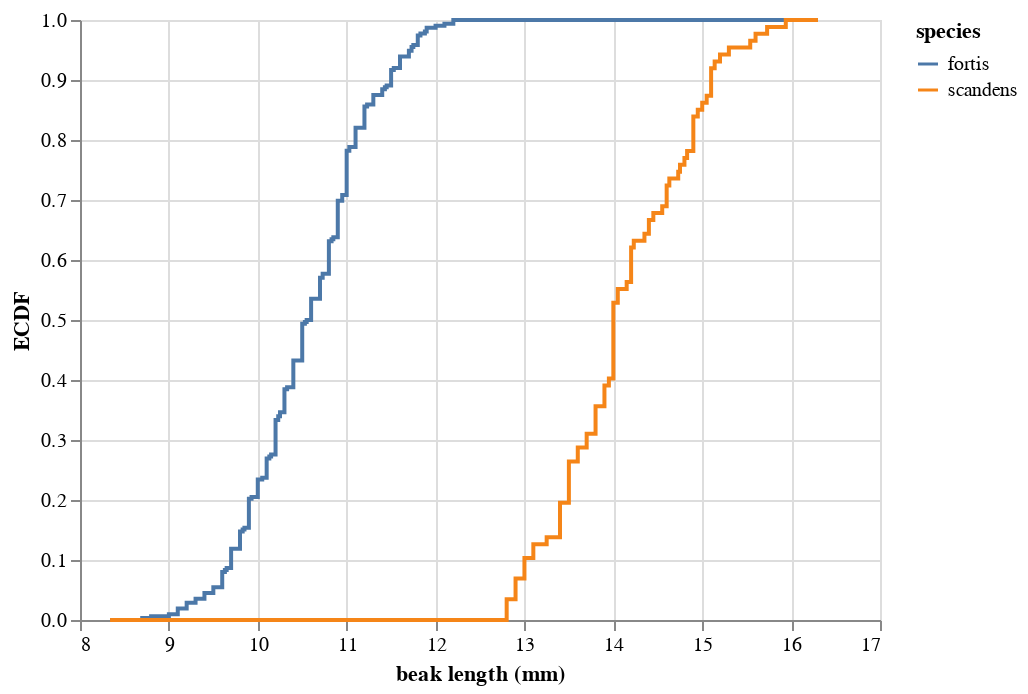

Notebook source saved alongside this figure:
### Code cell
# Plot formal ECDF
formal_ecdf = alt.Chart(df_1975_ecdf,
                ).mark_line(
                ).encode(
                    x='beak length (mm):Q',
                    y='ECDF:Q',
                    color='species',
                    order='beak length (mm):Q'
)

formal_ecdf

### Figure 1 — Vega-Lite specification as saved in the notebook (floating-point values rounded to 4 significant figures; data arrays with more than 128 entries replaced by an {"elided": "..."} marker saying what was removed)
{"$schema": "https://vega.github.io/schema/vega-lite/v2.4.3.json", "config": {"view": {"height": 300, "width": 400}}, "data": {"values": {"elided": "806 records"}}, "encoding": {"color": {"field": "species", "type": "nominal"}, "order": {"field": "beak length (mm)", "type": "quantitative"}, "x": {"field": "beak length (mm)", "type": "quantitative"}, "y": {"field": "ECDF", "type": "quantitative"}}, "mark": "line"}
